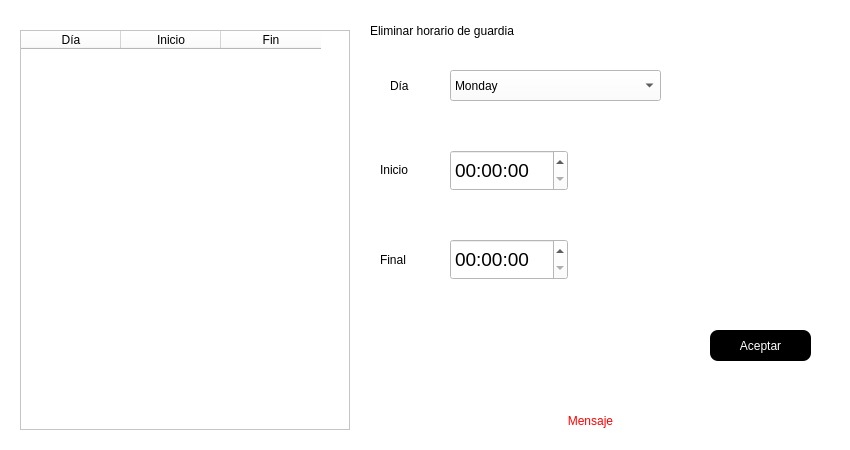
<?xml version="1.0" encoding="UTF-8"?>
<ui version="4.0">
 <class>DeleteSchedule</class>
 <widget class="QDialog" name="DeleteSchedule">
  <property name="windowModality">
   <enum>Qt::ApplicationModal</enum>
  </property>
  <property name="geometry">
   <rect>
    <x>0</x>
    <y>0</y>
    <width>850</width>
    <height>450</height>
   </rect>
  </property>
  <property name="minimumSize">
   <size>
    <width>850</width>
    <height>450</height>
   </size>
  </property>
  <property name="maximumSize">
   <size>
    <width>850</width>
    <height>450</height>
   </size>
  </property>
  <property name="windowTitle">
   <string>Eliminar</string>
  </property>
  <property name="styleSheet">
   <string notr="true">background-color: rgb(255, 255, 255);</string>
  </property>
  <widget class="QTableWidget" name="tblHorario">
   <property name="geometry">
    <rect>
     <x>20</x>
     <y>30</y>
     <width>330</width>
     <height>400</height>
    </rect>
   </property>
   <property name="minimumSize">
    <size>
     <width>330</width>
     <height>400</height>
    </size>
   </property>
   <property name="maximumSize">
    <size>
     <width>330</width>
     <height>400</height>
    </size>
   </property>
   <property name="font">
    <font>
     <family>Segoe UI Black</family>
     <pointsize>9</pointsize>
     <bold>true</bold>
    </font>
   </property>
   <property name="styleSheet">
    <string notr="true">background-color: rgb(255, 255, 255);</string>
   </property>
   <column>
    <property name="text">
     <string>Día</string>
    </property>
   </column>
   <column>
    <property name="text">
     <string>Inicio</string>
    </property>
   </column>
   <column>
    <property name="text">
     <string>Fin</string>
    </property>
   </column>
  </widget>
  <widget class="QPushButton" name="btnAceptar6">
   <property name="geometry">
    <rect>
     <x>710</x>
     <y>330</y>
     <width>101</width>
     <height>31</height>
    </rect>
   </property>
   <property name="cursor">
    <cursorShape>OpenHandCursor</cursorShape>
   </property>
   <property name="styleSheet">
    <string notr="true">font: 14pt &quot;Arial&quot;;
background-color: rgb(0, 0, 0);
color: rgb(255, 255, 255);


border-radius:8px</string>
   </property>
   <property name="text">
    <string>Aceptar</string>
   </property>
  </widget>
  <widget class="QLabel" name="label_4">
   <property name="geometry">
    <rect>
     <x>390</x>
     <y>70</y>
     <width>31</width>
     <height>31</height>
    </rect>
   </property>
   <property name="styleSheet">
    <string notr="true">font: 900 14pt &quot;Segoe UI Black&quot;;</string>
   </property>
   <property name="text">
    <string>Día</string>
   </property>
  </widget>
  <widget class="QLabel" name="lblMensaje2">
   <property name="geometry">
    <rect>
     <x>400</x>
     <y>410</y>
     <width>381</width>
     <height>21</height>
    </rect>
   </property>
   <property name="styleSheet">
    <string notr="true">color: rgb(255, 0, 0);
font: 14pt &quot;Arial&quot;;</string>
   </property>
   <property name="text">
    <string>Mensaje</string>
   </property>
   <property name="alignment">
    <set>Qt::AlignCenter</set>
   </property>
  </widget>
  <widget class="QLabel" name="label_3">
   <property name="geometry">
    <rect>
     <x>370</x>
     <y>10</y>
     <width>261</width>
     <height>41</height>
    </rect>
   </property>
   <property name="styleSheet">
    <string notr="true">font: 900 14pt &quot;Segoe UI Black&quot;;</string>
   </property>
   <property name="text">
    <string>Eliminar horario de guardia</string>
   </property>
  </widget>
  <widget class="QComboBox" name="comboBox">
   <property name="geometry">
    <rect>
     <x>450</x>
     <y>70</y>
     <width>211</width>
     <height>31</height>
    </rect>
   </property>
   <property name="styleSheet">
    <string notr="true">font: 14pt &quot;Arial&quot;;
</string>
   </property>
   <item>
    <property name="text">
     <string>Monday</string>
    </property>
   </item>
   <item>
    <property name="text">
     <string>Tuesday</string>
    </property>
   </item>
   <item>
    <property name="text">
     <string>Wednesday</string>
    </property>
   </item>
   <item>
    <property name="text">
     <string>Thursday</string>
    </property>
   </item>
   <item>
    <property name="text">
     <string>Friday</string>
    </property>
   </item>
   <item>
    <property name="text">
     <string>Saturday</string>
    </property>
   </item>
   <item>
    <property name="text">
     <string>Sunday</string>
    </property>
   </item>
  </widget>
  <widget class="QLabel" name="label_5">
   <property name="geometry">
    <rect>
     <x>380</x>
     <y>149</y>
     <width>51</width>
     <height>41</height>
    </rect>
   </property>
   <property name="styleSheet">
    <string notr="true">font: 900 14pt &quot;Segoe UI Black&quot;;</string>
   </property>
   <property name="text">
    <string>Inicio</string>
   </property>
  </widget>
  <widget class="QTimeEdit" name="timeEdit2">
   <property name="geometry">
    <rect>
     <x>450</x>
     <y>239</y>
     <width>118</width>
     <height>41</height>
    </rect>
   </property>
   <property name="font">
    <font>
     <family>Arial</family>
     <pointsize>14</pointsize>
    </font>
   </property>
  </widget>
  <widget class="QLabel" name="label_6">
   <property name="geometry">
    <rect>
     <x>380</x>
     <y>239</y>
     <width>51</width>
     <height>41</height>
    </rect>
   </property>
   <property name="styleSheet">
    <string notr="true">font: 900 14pt &quot;Segoe UI Black&quot;;</string>
   </property>
   <property name="text">
    <string>Final</string>
   </property>
  </widget>
  <widget class="QTimeEdit" name="timeEdit1">
   <property name="geometry">
    <rect>
     <x>450</x>
     <y>150</y>
     <width>118</width>
     <height>41</height>
    </rect>
   </property>
   <property name="font">
    <font>
     <family>Arial</family>
     <pointsize>14</pointsize>
    </font>
   </property>
  </widget>
 </widget>
 <resources/>
 <connections/>
</ui>
